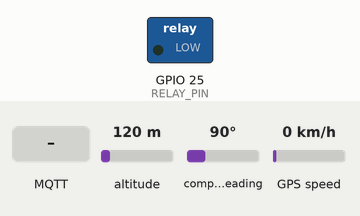
Bench run of a sketch on a simulated ESP32. On the bench: switched loads named in the sketch (green lamp = pin HIGH). Inputs (shaded band) come from the test bench; at power-on: altitude 120 m, compass heading 90°, GPS speed 0 km/h. WiFi joins after 1.5 s; servers stay silent unless stated; random numbers use the default seed unless the sketch sets one; the GPS gets a fix after 3 s at 37.7749, -122.4194 with 8 satellites; no MQTT or app messages arrive unless stated; what the sketch prints to the serial monitor is not drawn.

Above: at 2.7 s.
2.8 s: MQTT message "LOCK" arrives on the first subscribed topic
At 3.4 s:
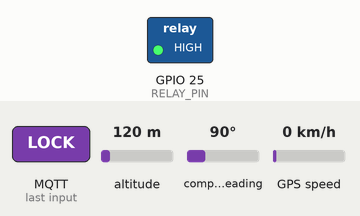
4.3 s: MQTT message "UNLOCK" arrives on the first subscribed topic
At 5.7 s:
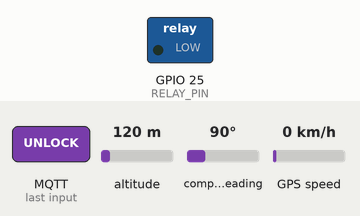
Timing chart, 0 to 7.3 s (numbered marks = the images above; inputs shaded):
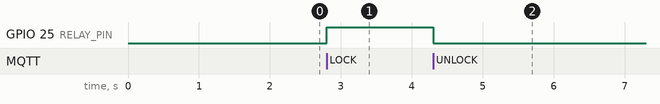

The sketch:

vehicle_tracker.ino
```cpp
#include <WiFi.h>
#include <PubSubClient.h>
#include <ArduinoJson.h>
#include <TinyGPSPlus.h>

// --- WiFi & MQTT Configuration ---
const char* ssid = "YOUR_WIFI_NAME";
const char* password = "YOUR_WIFI_PASSWORD";
const char* mqtt_server = "broker.hivemq.com"; // Public Auto-Broker
const int mqtt_port = 1883;

// --- Topics ---
const char* topic_publish = "iot/vehicle/live_data";
const char* topic_subscribe = "iot/vehicle/command";

// --- Pins ---
#define RELAY_PIN 25
#define GPS_RX 16
#define GPS_TX 17

WiFiClient espClient;
PubSubClient client(espClient);
TinyGPSPlus gps;
HardwareSerial gpsSerial(2);

bool engine_status = true; // true = ON, false = OFF (Locked)

void setup_wifi() {
  delay(10);
  Serial.print("Connecting to WiFi...");
  WiFi.begin(ssid, password);
  while (WiFi.status() != WL_CONNECTED) {
    delay(500);
    Serial.print(".");
  }
  Serial.println("\nWiFi Connected!");
}

void callback(char* topic, byte* payload, unsigned int length) {
  String message;
  for (int i = 0; i < length; i++) {
    message += (char)payload[i];
  }
  Serial.println("Command Received: " + message);

  if (message == "LOCK") {
    digitalWrite(RELAY_PIN, HIGH); // Assuming HIGH turns off engine
    engine_status = false;
  } else if (message == "UNLOCK") {
    digitalWrite(RELAY_PIN, LOW);
    engine_status = true;
  }
}

void reconnect() {
  while (!client.connected()) {
    Serial.print("Connecting to MQTT...");
    String clientId = "ESP32_Vehicle_" + String(random(0xffff), HEX);
    if (client.connect(clientId.c_str())) {
      Serial.println("Connected!");
      client.subscribe(topic_subscribe);
    } else {
      delay(5000); // Auto-retry after 5 seconds
    }
  }
}

void setup() {
  Serial.begin(115200);
  gpsSerial.begin(9600, SERIAL_8N1, GPS_RX, GPS_TX);
  pinMode(RELAY_PIN, OUTPUT);
  digitalWrite(RELAY_PIN, LOW); // Default Unlocked

  setup_wifi();
  client.setServer(mqtt_server, mqtt_port);
  client.setCallback(callback);
}

void loop() {
  if (!client.connected()) {
    reconnect();
  }
  client.loop();

  // Reading GPS Data
  while (gpsSerial.available() > 0) {
    gps.encode(gpsSerial.read());
  }

  // Publish Data every 3 seconds
  static unsigned long lastMsg = 0;
  if (millis() - lastMsg > 3000) {
    lastMsg = millis();

    StaticJsonDocument<200> doc;

    if (gps.location.isValid()) {
      doc["lat"] = gps.location.lat();
      doc["lng"] = gps.location.lng();
      doc["speed"] = gps.speed.kmph();
    } else {
      // DUMMY DATA for immediate testing (if real GPS is not locked)
      doc["lat"] = 22.5726 + (random(-100, 100) / 100000.0);
      doc["lng"] = 88.3639 + (random(-100, 100) / 100000.0);
      doc["speed"] = random(20, 60);
    }

    doc["engine"] = engine_status ? "ON" : "LOCKED";

    char jsonString[200];
    serializeJson(doc, jsonString);
    client.publish(topic_publish, jsonString);
    Serial.println("Published: " + String(jsonString));
  }
}
```

Measured:
- after the input at 2.8 s, GPIO 25 (RELAY_PIN): LOW → HIGH at once
- after the input at 4.3 s, GPIO 25 (RELAY_PIN): HIGH → LOW at once
